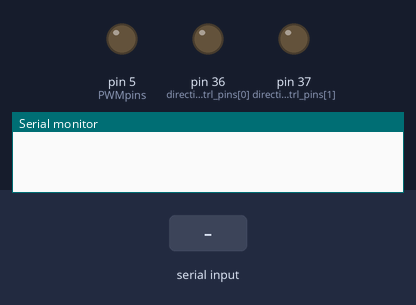
A sketch run on a simulated Arduino Mega 2560, built with avr-gcc and run on an emulated ATmega2560. On the bench: output pins drawn as LEDs (lit = HIGH), the last lines printed to the serial monitor. The inputs (shaded band) are chosen by the test bench.

Above: at 1.2 s.
1.3 s: "R90\n" received over Serial
At 1.8 s:
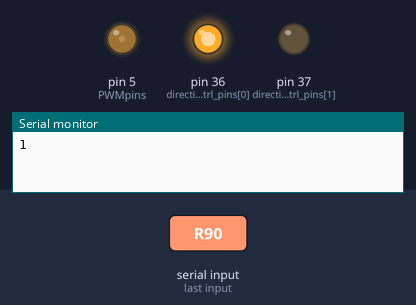
2.8 s: "p90\n" received over Serial
At 3.6 s:
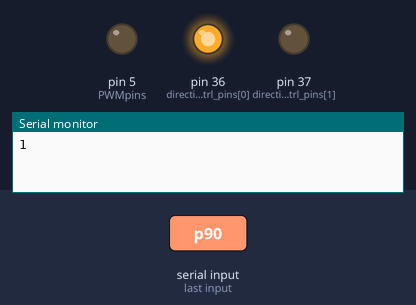
Timing chart, 0 to 5.8 s (numbered marks = the images above; inputs shaded):
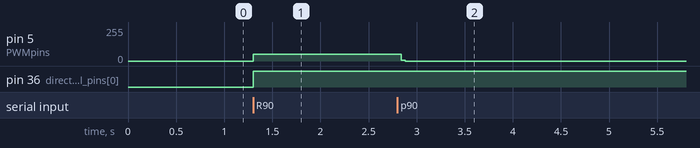

The sketch:

TEC_PID_ctrl_single_pic_camouflage_v4.ino
```cpp
#include <OneWire.h>
#include <DallasTemperature.h>
#define ONE_WIRE_BUS 25
OneWire oneWire(ONE_WIRE_BUS);
DallasTemperature sensors(&oneWire);
int total_devices=1;
DeviceAddress sensor_address;

float temp_read, temp_set, temp_sensor;
int start = 0;
char mode;
int PWMpins = 5;
int direction_ctrl_pins[] = {36,37};    //  defining control pins for changing the logic to control the direction of TECs heat flow
float elapsed_time, Time, prev_time;    // initializing variables for calculation of D controller value
float PID_value = 0, PID_error = 0, prev_error = 0, pwm;
float P_ctrl = 0, I_ctrl = 0, D_ctrl = 0;   // initializing variable for storing calculated values of P,I & D controller
double kp = 0, ki = 0, kd = 0;
int flag=0;
unsigned long currentMillis, previousMillis;

void setup() {
  Serial.begin(9600);
  pinMode(PWMpins,OUTPUT);
  TCCR3B = TCCR3B & B11111000 | B00000010;        // Setting PWM frequency to 4kHz
  digitalWrite(PWMpins,LOW);
  pinMode(direction_ctrl_pins[0], OUTPUT);
  digitalWrite(direction_ctrl_pins[0], LOW);
  pinMode(direction_ctrl_pins[1], OUTPUT);
  digitalWrite(direction_ctrl_pins[1], LOW);

  // Initializing connection with DS18b20 temperature sensor
  sensors.begin();
  sensors. setResolution(12);
  sensors.setWaitForConversion(false);
  previousMillis = 0;
  sensors.requestTemperatures(); // Send the command to get temperatures
}

void loop() {

  if (Serial.available() > 0)
  {
    static char buffer[32];
    static size_t pos;
    char c = Serial.read();
    buffer[pos++] = c;
//    Serial.println(c);

    if (c == 'p')
    {
      buffer[pos] = '\0';
      temp_set = atof(buffer);
//      Serial.print(temp_set);
//      Serial.print('p');
//        Serial.println();
      pos = 0;
      buffer[32] = {};
    }
    if (c == 'e')
    {
      buffer[pos] = '\0';
      temp_read = atof(buffer);
//      Serial.print(temp_read);
//      Serial.println("e");
      pos = 0;
      buffer[32] = {};
    }
//    if (c == 'g')
//    {
/* ---------------------------------------------- */
//      Technique 1:
/* ---------------------------------------------- */
//      temp_sensor = sensors.getTempCByIndex(0);
//      Serial.println(temp_sensor);
//      sensors.setWaitForConversion(false);  // makes it async
//      sensors.requestTemperatures();
/* ---------------------------------------------- */

/* ---------------------------------------------- */
//      Technique 2:
/* ---------------------------------------------- */
//      currentMillis = millis();
//      if ((currentMillis - previousMillis) > 750)
//      {
//        previousMillis = currentMillis;
//        temp_sensor = sensors.getTempCByIndex(0);
//        Serial.println(temp_sensor);
//        sensors.requestTemperatures();
//      }
//      else
//      {
//        Serial.println('0');
//      }
/* ---------------------------------------------- */
//      start = 0;
//      pos = 0;
//      buffer[32] = {};
//    }
    if (c == 'R')
    {
      buffer[pos] = '\0';
      Serial.print('1');
      pos = 0;
      buffer[32] = {};
      start = 1;
    }

    // At the start, the camou-plate is heated for contour detection
    if (start == 1)
    {
      digitalWrite(direction_ctrl_pins[1], LOW);
      delayMicroseconds(55);
      digitalWrite(direction_ctrl_pins[0], HIGH);
      analogWrite(PWMpins,50);   //50
    }

      if ((temp_set >= 10) && (temp_set < 14))
      {
        kp = 30000, ki = 3000, kd = 7000;
      }
      if ((temp_set >= 14) && (temp_set < 20))
      {
        kp = 20000, ki = 1500, kd = 7000;
      }
      if ((temp_set >= 20) && (temp_set < 39))
      {
        kp = 150, ki = 65, kd = 7500;
      }
      if ((temp_set >= 39) && (temp_set < 45))
      {
        kp = 1500, ki = 500, kd = 7500;
      }
      if ((temp_set >= 45) && (temp_set <= 50))
      {
        kp = 3000, ki = 2000, kd = 10000;
      }

       if (temp_set > temp_read)                     // If set point (SP) is greater than process variable (PV) than switch TEC to heating
      {
        //Serial.println("Heating...");
        digitalWrite(direction_ctrl_pins[1], LOW);  // set logic LOW to control pin 3 to turn-off Q2 & Q3 MOSFETs
        delayMicroseconds(55);                      // delay to avoid shoot-through
        digitalWrite(direction_ctrl_pins[0], HIGH); // set logic HIGH to control pin 2 to turn-on Q1 & Q4 MOSFETs

        mode = 's';
        analogWrite(PWMpins,255);

        //Serial.println(mode);
      }
      if (temp_set < temp_read)                     // If set point (SP) is lesser than process variable (PV) than set the TEC to cooling
      {
        //Serial.println("Cooling...");
        digitalWrite(direction_ctrl_pins[0], LOW);  // set logic LOW to pin 2 to turn-off Q1 & Q4 MOSFETs

        delayMicroseconds(55);                      // delay to avoid shoot-through
        digitalWrite(direction_ctrl_pins[1], HIGH); // set logic HIGH to pin 3 to turn-on Q2 & Q3 MOSFETs

        mode = 's';
        analogWrite(PWMpins,255);

      }
  }

  if (mode == 's')
    {

      PID_error = temp_set - temp_read;   // calculating the error

      /* If SP input is less than the value of temperature read than the error calculated is negative
         In my case than the PID value calculated for pwm is not suffient to cool down the load
         so setting the condition to take only the magnitude of the error in this case    */
      PID_error = abs(PID_error);         // if error is negative than only read the magnitude
      // Calculaing value of proportional controller
      P_ctrl = 0.01 * kp * PID_error;
      //P_ctrl = kp*PID_error;


      // Calculating value of integral controller
      I_ctrl = 0.01 * I_ctrl + (ki * PID_error);
      if (I_ctrl < 0)
      {
        I_ctrl = 0;
      }
      if (I_ctrl > 255)
      {
        I_ctrl = 255;
      }
      //Serial.print(I_ctrl);
      // Calculating value of Derivative controller
      prev_time = Time;
      Time = millis();
      elapsed_time = (Time - prev_time)/1000;
      D_ctrl = 0.01 * kd * ((PID_error - prev_error) / elapsed_time);

      // Calculating final value of PID controller (PID = P + I + D)
      PID_value = P_ctrl + I_ctrl + D_ctrl;

      // Defining range of PWM (0 - 255) by using PID value
      if (PID_value < 0)
      {
        PID_value = abs(PID_value);
      }
      else if (PID_value > 255)
      {
        PID_value = 255;
      }
      else {
        PID_value = PID_value;
      }

      // Writing value at PWM pins
      if (temp_set > temp_read)
      {
        //Serial.print("11Heating...");
        digitalWrite(direction_ctrl_pins[1], LOW);  // set logic LOW to control pin 3 to turn-off Q2 & Q3 MOSFETs

        delayMicroseconds(55);                      // delay to avoid shoot-through
        digitalWrite(direction_ctrl_pins[0], HIGH); // set logic HIGH to control pin 2 to turn-on Q1 & Q4 MOSFETs
      }
      if (temp_set < temp_read)
      {
        //Serial.print("11Cooling...");
        digitalWrite(direction_ctrl_pins[0], LOW);  // set logic LOW to pin 2 to turn-off Q1 & Q4 MOSFETs

        delayMicroseconds(55);                      // delay to avoid shoot-through
        digitalWrite(direction_ctrl_pins[1], HIGH); // set logic HIGH to pin 3 to turn-on Q2 & Q3 MOSFETs
      }
      if (temp_set == temp_read)
      {
        digitalWrite(direction_ctrl_pins[0], LOW);  // set logic LOW to pin 2 to turn-off Q1 & Q4 MOSFETs

        digitalWrite(direction_ctrl_pins[1], LOW); // set logic HIGH to pin 3 to turn-off Q2 & Q3 MOSFETs
      }
      //int pwm = 255 - PID_value;
      //Serial.print(",");
      //Serial.print(PID_value);
      //Serial.print(",");
      //Serial.print(pwm);
      //Serial.println();
      //Serial.print(pwm);

      analogWrite(PWMpins, PID_value);
      //Serial.print(",");
      //Serial.println(PID_value);
      //Serial.println();
      prev_error = PID_error;
    }
}
```

Measured:
- after the input at 1.3 s, pin 5 (PWMpins): 0/255 → 50/255 at once; pin 36 (direction_ctrl_pins[0]): LOW → HIGH at once
- after the input at 2.8 s, pin 5 (PWMpins): 50/255 → 0/255 at once
